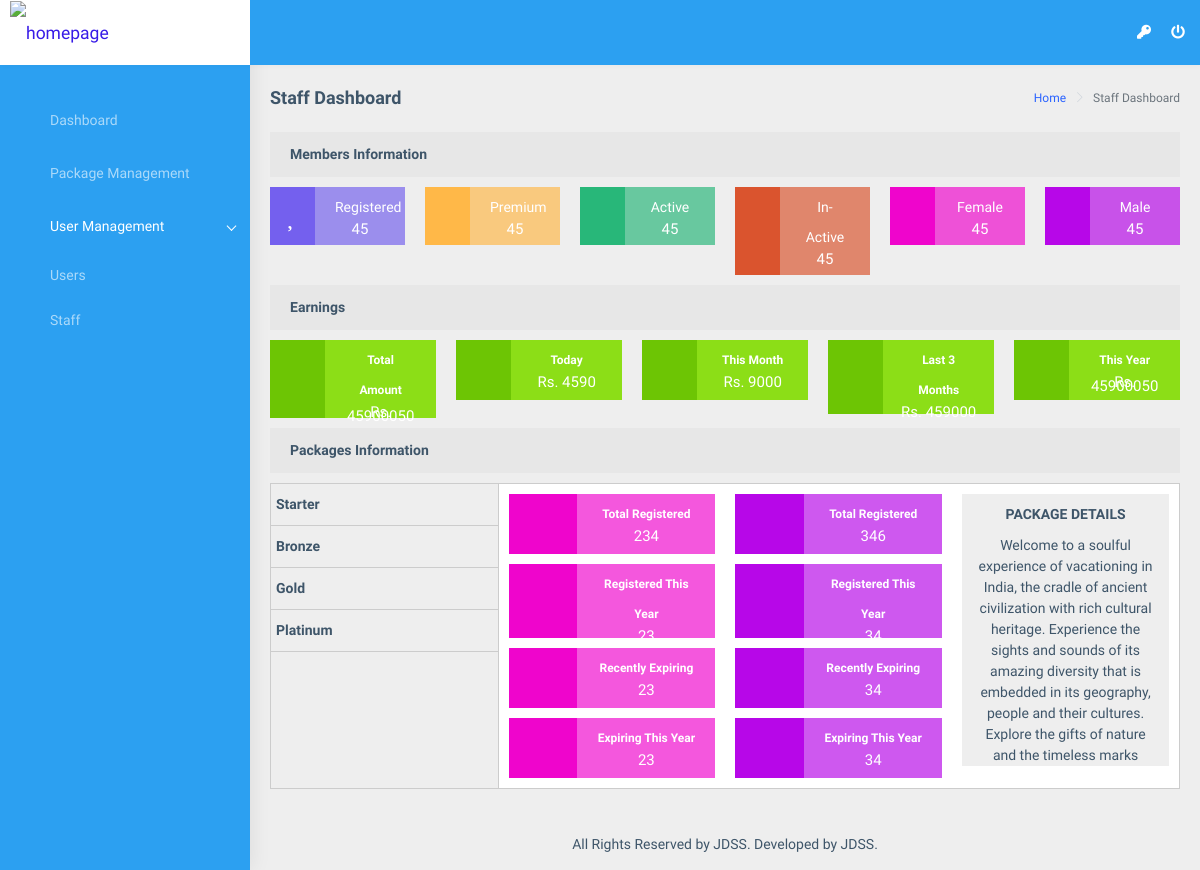
Page /staff/dashboard/ (signed in) on the earlier database version.
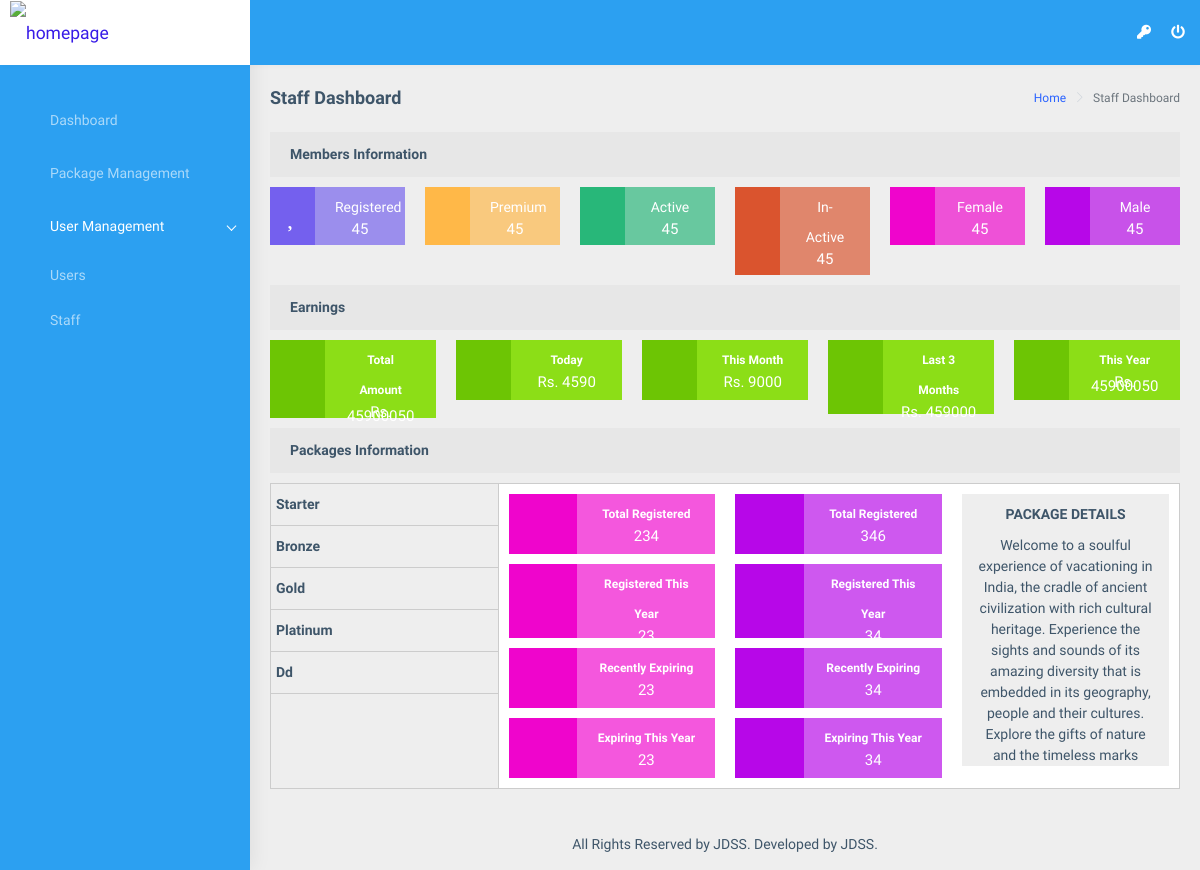
Same page on the later database version.
### app/models.py (models this page shows)
class Package(models.Model):
    TENURE_TYPE = (
        (1, "Years"),
        (2, "Months"),
        (3, "Weeks"),
    )
    IS_TRUE = ((True, 'YES'), (False, 'NO'))
    user = models.ForeignKey(
        CustomUser,
        db_index = True,
        null = True,
        blank = True,
        on_delete = models.CASCADE,
    )
    package_name = models.CharField(
        max_length = 255,
        blank = False,
        null = False,
        unique = True,
    )
    value = models.IntegerField(
        db_index = True,
        null = False,
        blank = False,
    )
    tenure = models.IntegerField(
        db_index = True,
        null = False,
        blank = False,
    )
    tenure_types = models.IntegerField(
        default = 1,
        choices = TENURE_TYPE,
        db_index = True,
    )
    description = models.TextField(
        null = True,
        blank = True,
    )
    is_active = models.BooleanField(
        default = True,
        choices = IS_TRUE,
        db_index = True,
    )
    created_on = models.DateTimeField(
        auto_now_add = True,
        db_index = True,
        null = True,
        blank = True,
    )
    class Meta:
        verbose_name_plural = "Packages"

### app/views/dashboard.py (the view)
# urls.py: path('staff/dashboard/', never_cache(login_required(dashboard.StaffDashboardView.as_view())), name="staff_dashboard"),
class StaffDashboardView(View):
    template_name = 'app/base/base.html'
    data = defaultdict()
    data["included_template"] = 'app/staff/index.html'
    data["page_title"] = "Staff Dashboard"
    data["css_files"] = []
    data["js_files"] = ['custom_files/js/packages_counter.js']
    def get(self, request):
        self.data["packages"] = Package.objects.all().order_by("is_active")
        return render(request, self.template_name, self.data)

### app/templatetags/common_filters.py (called while the page is built)
@register.simple_tag
def load_css_files(scripts = list()):
    html = []
    for script in scripts:
        html.append('<link rel="stylesheet" href="'+settings.STATIC_URL+script+'"/>')
    return safestring.mark_safe(''.join(html))

@register.simple_tag
def load_javascript_files(scripts = list()):
    html = []
    for script in scripts:
        html.append('<script src="'+settings.STATIC_URL+script+'"></script>')
    return safestring.mark_safe(''.join(html))

### app/templates/app/base/base.html (shortened to what the changed rows need)
{% load static %}
{% load common_filters %}
<!DOCTYPE html>
<html dir="ltr" lang="en">
<head>
    <link href="{% static 'base_files/css/style.min.css' %}" rel="stylesheet">
	<link href="{% static 'custom_files/css/custom.css' %}" rel="stylesheet">
</head>
<body>
    <div id="main-wrapper">
        <header class="topbar" style="background-color:#2ca0f1;">
            <nav class="navbar top-navbar navbar-expand-md">
                <div class="navbar-header">
                    <a class="navbar-brand" href="index.html" style="background-color:#FFF; text-align:center">
                        <span class="logo-text text-center">
                             <img src="{% static 'images/numpy-pandas.jpeg' %}" style="width:92px;" alt="homepage" class="light-logo" />
                        </span>
                    </a>
                </div>
            </nav>
        </header>
        <div class="page-wrapper">
            <div class="container-fluid">
                {% include included_template %}
            </div>
        </div>
    </div>
</body>
</html>

### app/templates/app/staff/index.html (shortened to what the changed rows need)
<div class="row">
	<div class="col-md-12">
		<div class="row" style="padding:10px;">
			<div class="col-3 sidetab-col-left">
				<ul class="sidetabs">
					{% for package in packages %}
						<li id="id_package_counter_{{package.id}}" onclick="package_counters($(this))">{{ package.package_name|title }}</li>
					{% endfor %}
				</ul>
			</div>
			<div class="col-9 sidetab-col-right">
				<div class="container" style="padding:10px;">
					{% for package in packages %}
						<div class="row package_counters" id="id_package_{{package.id}}">
							<div class="col-8">
								<div class="row" style="margin-bottom:10px;">
									<div class="col">
										<div class="col-md-12 text-center">
											<div class="row">
												<div class="col-4 bg-pink text-center">
													<span class="mdi mdi-gender-female earnings-icons"></span>
												</div>
												<div class="col-8 bg-pink-light">
													<span class="earnings-icons-title">
														Total Registered
													</span>
													<span class="earnings-icons-counter">
														234
													</span>
												</div>
											</div>
										</div>
									</div>
									<div class="col">
										<div class="col-md-12 text-center">
											<div class="row">
												<div class="col-4 bg-male text-center">
													<span class="mdi mdi-gender-male earnings-icons"></span>
												</div>
												<div class="col-8 bg-male-light">
													<span class="earnings-icons-title">
														Total Registered
													</span>
													<span class="earnings-icons-counter">
														346
													</span>
												</div>
											</div>
										</div>
									</div>
								</div>
								<div class="row" style="margin-bottom:10px;">
									<div class="col">
										<div class="col-md-12 text-center">
											<div class="row">
												<div class="col-4 bg-pink text-center">
													<span class="mdi mdi-gender-female earnings-icons"></span>
												</div>
												<div class="col-8 bg-pink-light">
													<span class="earnings-icons-title">
														Registered This Year
													</span>
													<span class="earnings-icons-counter">
														23
													</span>
												</div>
											</div>
										</div>
									</div>
									<div class="col">
										<div class="col-md-12 text-center">
											<div class="row">
												<div class="col-4 bg-male text-center">
													<span class="mdi mdi-gender-male earnings-icons"></span>
												</div>
												<div class="col-8 bg-male-light">
													<span class="earnings-icons-title">
														Registered This Year
													</span>
													<span class="earnings-icons-counter">
														34
													</span>
												</div>
											</div>
										</div>
									</div>
								</div>
								<div class="row" style="margin-bottom:10px;">
									<div class="col">
										<div class="col-md-12 text-center">
											<div class="row">
												<div class="col-4 bg-pink text-center">
													<span class="mdi mdi-gender-female earnings-icons"></span>
												</div>
												<div class="col-8 bg-pink-light">
													<span class="earnings-icons-title">
														Recently Expiring
													</span>
													<span class="earnings-icons-counter">
														23
													</span>
												</div>
											</div>
										</div>
									</div>
									<div class="col">
										<div class="col-md-12 text-center">
											<div class="row">
												<div class="col-4 bg-male text-center">
													<span class="mdi mdi-gender-male earnings-icons"></span>
												</div>
												<div class="col-8 bg-male-light">
													<span class="earnings-icons-title">
														Recently Expiring
													</span>
													<span class="earnings-icons-counter">
														34
													</span>
												</div>
											</div>
										</div>
									</div>
								</div>
								<div class="row">
									<div class="col">
										<div class="col-md-12 text-center">
											<div class="row">
												<div class="col-4 bg-pink text-center">
													<span class="mdi mdi-gender-female earnings-icons"></span>
												</div>
												<div class="col-8 bg-pink-light">
													<span class="earnings-icons-title">
														Expiring This Year
													</span>
													<span class="earnings-icons-counter">
														23
													</span>
												</div>
											</div>
										</div>
									</div>
									<div class="col">
										<div class="col-md-12 text-center">
											<div class="row">
												<div class="col-4 bg-male text-center">
													<span class="mdi mdi-gender-male earnings-icons"></span>
												</div>
												<div class="col-8 bg-male-light">
													<span class="earnings-icons-title">
														Expiring This Year
													</span>
													<span class="earnings-icons-counter">
														34
													</span>
												</div>
											</div>
										</div>
									</div>
								</div>
							</div>
							<div class="col-4">
								<div class="col-md-12 bg-grey text-center">
									<span style="padding:10px; display:block;">
										<strong>PACKAGE DETAILS</strong>
									</span>
									<p style="margin-bottom:0px;">
										{{package.description|safe}}
									</p>
								</div>
							</div>
						</div>
					{% endfor %}
				</div>
			</div>
		</div>
	</div>
</div>

Differences in the rows shown:
added Package: package_name "Dd", shown under "Staff Dashboard"
